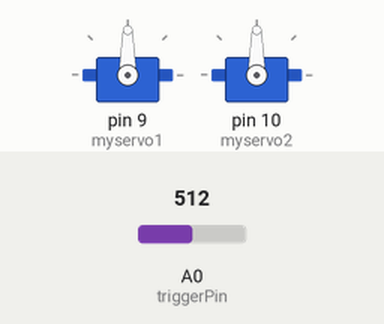
Bench run of a sketch on a simulated Arduino Uno, built with avr-gcc and run on an emulated ATmega328P. Parts: 2 × servo. The test bench sets the inputs (shaded band); at power-on: A0 (triggerPin) = 512.

Above: at 1.2 s.
1.3 s: A0 (triggerPin) set to 716
At 1.6 s:
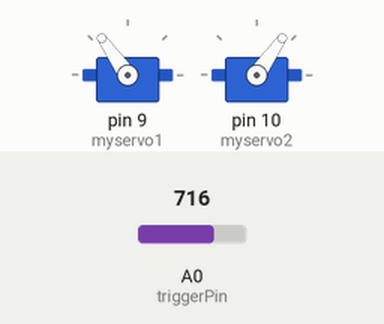
2.8 s: A0 (triggerPin) set to 900
At 3.9 s:
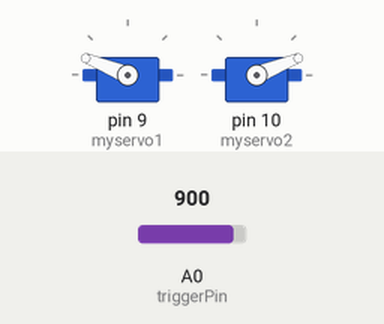
4.3 s: A0 (triggerPin) set to 1023
At 5.0 s:
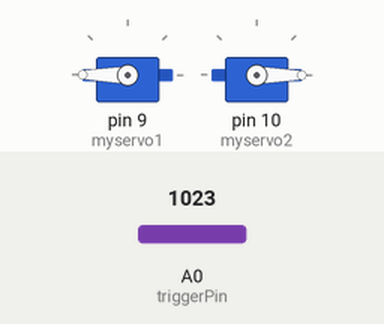
5.8 s: A0 (triggerPin) set to 511
At 6.2 s:
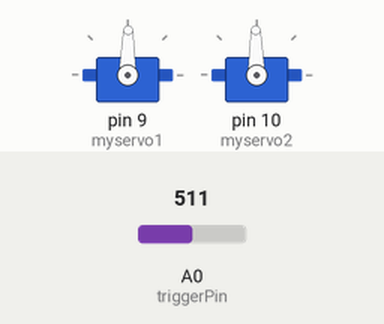
7.3 s: A0 (triggerPin) set to 306
At 8.5 s:
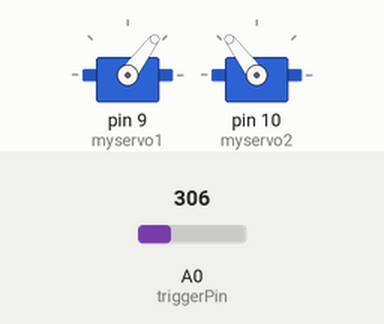
Timing chart, 0 to 9.8 s (numbered marks = the images above; inputs shaded):
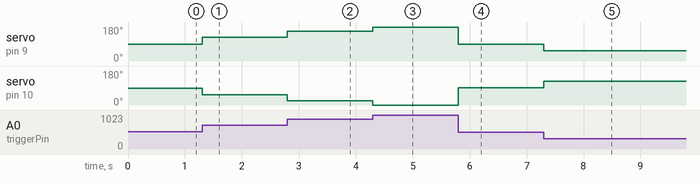

Measured:
- after the input at 1.3 s, servo on pin 9 (myservo1): 90° → 125° at once; servo on pin 10 (myservo2): 90° → 55° at once
- after the input at 2.8 s, servo on pin 9 (myservo1): 125° → 158° at once; servo on pin 10 (myservo2): 55° → 22° at once
- after the input at 4.3 s, servo on pin 9 (myservo1): 158° → 180° at once; servo on pin 10 (myservo2): 22° → 0° at once
- after the input at 5.8 s, servo on pin 9 (myservo1): 180° → 89° at once; servo on pin 10 (myservo2): 0° → 91° at once
- after the input at 7.3 s, servo on pin 9 (myservo1): 89° → 53° at once; servo on pin 10 (myservo2): 91° → 127° at once

The sketch:

servo_2_poten.ino
```cpp
#include <Servo.h>

Servo myservo1;
Servo myservo2;// Crea l'oggetto servo
int triggerPin = A0; // Pin analogico per il potenziometro
 int posizione;
  int posizionet;

void setup()
{
  myservo1.attach(9); // Attacca l'oggetto servo al pin 9
  myservo2.attach(10);
  pinMode(triggerPin,INPUT); // Imposto il potenziometro come input
}

void loop()
{
 posizione = analogRead(triggerPin); // Leggo il potenziometro
 posizione = map(posizione,0,1023,0,180);
 myservo1.write(posizione);


  posizionet = analogRead(triggerPin);
 posizionet = map(posizionet,0,1023,180,0);// Faccio muovere il servo
 myservo2.write(posizionet);
}
```
